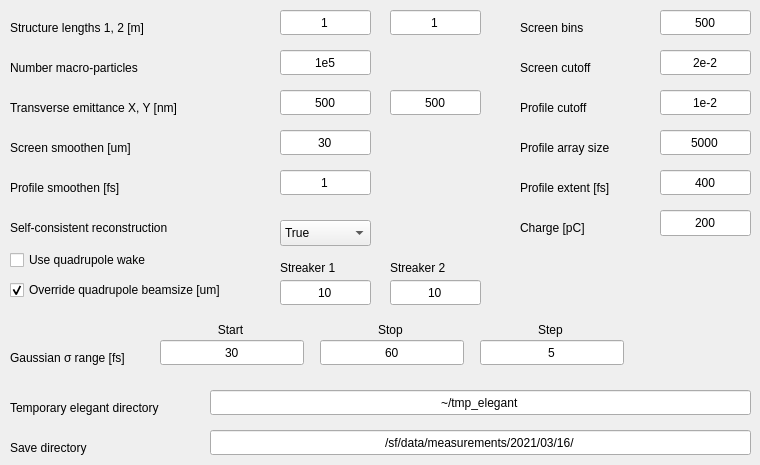
    <widget class="QWidget" name="tab_2">
     <attribute name="title">
      <string>Settings</string>
     </attribute>
     <widget class="QLabel" name="label_9">
      <property name="geometry">
       <rect>
        <x>10</x>
        <y>100</y>
        <width>211</width>
        <height>16</height>
       </rect>
      </property>
      <property name="text">
       <string>Transverse emittance X, Y [nm]</string>
      </property>
     </widget>
     <widget class="QLineEdit" name="StructLength1">
      <property name="geometry">
       <rect>
        <x>280</x>
        <y>10</y>
        <width>91</width>
        <height>25</height>
       </rect>
      </property>
      <property name="text">
       <string>1</string>
      </property>
      <property name="alignment">
       <set>Qt::AlignCenter</set>
      </property>
     </widget>
     <widget class="QLineEdit" name="TransEmittanceX">
      <property name="geometry">
       <rect>
        <x>280</x>
        <y>90</y>
        <width>91</width>
        <height>25</height>
       </rect>
      </property>
      <property name="text">
       <string>500</string>
      </property>
      <property name="alignment">
       <set>Qt::AlignCenter</set>
      </property>
     </widget>
     <widget class="QLineEdit" name="TransEmittanceY">
      <property name="geometry">
       <rect>
        <x>390</x>
        <y>90</y>
        <width>91</width>
        <height>25</height>
       </rect>
      </property>
      <property name="text">
       <string>500</string>
      </property>
      <property name="alignment">
       <set>Qt::AlignCenter</set>
      </property>
     </widget>
     <widget class="QLineEdit" name="StructLength2">
      <property name="geometry">
       <rect>
        <x>390</x>
        <y>10</y>
        <width>91</width>
        <height>25</height>
       </rect>
      </property>
      <property name="text">
       <string>1</string>
      </property>
      <property name="alignment">
       <set>Qt::AlignCenter</set>
      </property>
     </widget>
     <widget class="QLineEdit" name="N_Particles">
      <property name="geometry">
       <rect>
        <x>280</x>
        <y>50</y>
        <width>91</width>
        <height>25</height>
       </rect>
      </property>
      <property name="text">
       <string>1e5</string>
      </property>
      <property name="alignment">
       <set>Qt::AlignCenter</set>
      </property>
     </widget>
     <widget class="QLineEdit" name="ScreenBins">
      <property name="geometry">
       <rect>
        <x>660</x>
        <y>10</y>
        <width>91</width>
        <height>25</height>
       </rect>
      </property>
      <property name="text">
       <string>500</string>
      </property>
      <property name="alignment">
       <set>Qt::AlignCenter</set>
      </property>
     </widget>
     <widget class="QLabel" name="label_7">
      <property name="geometry">
       <rect>
        <x>10</x>
        <y>20</y>
        <width>201</width>
        <height>16</height>
       </rect>
      </property>
      <property name="text">
       <string notr="true">Structure lengths 1, 2 [m]</string>
      </property>
     </widget>
     <widget class="QLabel" name="label_11">
      <property name="geometry">
       <rect>
        <x>520</x>
        <y>60</y>
        <width>161</width>
        <height>16</height>
       </rect>
      </property>
      <property name="text">
       <string>Screen cutoff</string>
      </property>
     </widget>
     <widget class="QLabel" name="label_12">
      <property name="geometry">
       <rect>
        <x>10</x>
        <y>140</y>
        <width>161</width>
        <height>16</height>
       </rect>
      </property>
      <property name="text">
       <string>Screen smoothen [um]</string>
      </property>
     </widget>
     <widget class="QLabel" name="label_8">
      <property name="geometry">
       <rect>
        <x>10</x>
        <y>60</y>
        <width>161</width>
        <height>16</height>
       </rect>
      </property>
      <property name="text">
       <string>Number macro-particles</string>
      </property>
     </widget>
     <widget class="QLabel" name="label_10">
      <property name="geometry">
       <rect>
        <x>520</x>
        <y>20</y>
        <width>161</width>
        <height>16</height>
       </rect>
      </property>
      <property name="text">
       <string>Screen bins</string>
      </property>
     </widget>
     <widget class="QLabel" name="label_13">
      <property name="geometry">
       <rect>
        <x>520</x>
        <y>100</y>
        <width>161</width>
        <height>16</height>
       </rect>
      </property>
      <property name="text">
       <string>Profile cutoff</string>
      </property>
     </widget>
     <widget class="QLabel" name="label_14">
      <property name="geometry">
       <rect>
        <x>520</x>
        <y>140</y>
        <width>161</width>
        <height>16</height>
       </rect>
      </property>
      <property name="text">
       <string>Profile array size</string>
      </property>
     </widget>
     <widget class="QLineEdit" name="ScreenLength">
      <property name="geometry">
       <rect>
        <x>660</x>
        <y>130</y>
        <width>91</width>
        <height>25</height>
       </rect>
      </property>
      <property name="text">
       <string>5000</string>
      </property>
      <property name="alignment">
       <set>Qt::AlignCenter</set>
      </property>
     </widget>
     <widget class="QLineEdit" name="ProfileCutoff">
      <property name="geometry">
       <rect>
        <x>660</x>
        <y>90</y>
        <width>91</width>
        <height>25</height>
       </rect>
      </property>
      <property name="text">
       <string>1e-2</string>
      </property>
      <property name="alignment">
       <set>Qt::AlignCenter</set>
      </property>
     </widget>
     <widget class="QLineEdit" name="ScreenSmoothen">
      <property name="geometry">
       <rect>
        <x>280</x>
        <y>130</y>
        <width>91</width>
        <height>25</height>
       </rect>
      </property>
      <property name="text">
       <string>30</string>
      </property>
      <property name="alignment">
       <set>Qt::AlignCenter</set>
      </property>
     </widget>
     <widget class="QLineEdit" name="ScreenCutoff">
      <property name="geometry">
       <rect>
        <x>660</x>
        <y>50</y>
        <width>91</width>
        <height>25</height>
       </rect>
      </property>
      <property name="text">
       <string>2e-2</string>
      </property>
      <property name="alignment">
       <set>Qt::AlignCenter</set>
      </property>
     </widget>
     <widget class="QCheckBox" name="UseQuadCheck">
      <property name="geometry">
       <rect>
        <x>10</x>
        <y>250</y>
        <width>201</width>
        <height>20</height>
       </rect>
      </property>
      <property name="text">
       <string>Use quadrupole wake</string>
      </property>
      <property name="checked">
       <bool>false</bool>
      </property>
     </widget>
     <widget class="QLineEdit" name="QuadBeamsize1">
      <property name="geometry">
       <rect>
        <x>280</x>
        <y>280</y>
        <width>91</width>
        <height>25</height>
       </rect>
      </property>
      <property name="text">
       <string>10</string>
      </property>
      <property name="alignment">
       <set>Qt::AlignCenter</set>
      </property>
     </widget>
     <widget class="QLineEdit" name="QuadBeamsize2">
      <property name="geometry">
       <rect>
        <x>390</x>
        <y>280</y>
        <width>91</width>
        <height>25</height>
       </rect>
      </property>
      <property name="text">
       <string>10</string>
      </property>
      <property name="alignment">
       <set>Qt::AlignCenter</set>
      </property>
     </widget>
     <widget class="QCheckBox" name="OverrideQuadCheck">
      <property name="geometry">
       <rect>
        <x>10</x>
        <y>280</y>
        <width>271</width>
        <height>20</height>
       </rect>
      </property>
      <property name="text">
       <string>Override quadrupole beamsize [um]</string>
      </property>
      <property name="checked">
       <bool>true</bool>
      </property>
     </widget>
     <widget class="QLabel" name="label_15">
      <property name="geometry">
       <rect>
        <x>280</x>
        <y>260</y>
        <width>91</width>
        <height>16</height>
       </rect>
      </property>
      <property name="text">
       <string>Streaker 1</string>
      </property>
     </widget>
     <widget class="QLabel" name="label_16">
      <property name="geometry">
       <rect>
        <x>390</x>
        <y>260</y>
        <width>91</width>
        <height>16</height>
       </rect>
      </property>
      <property name="text">
       <string>Streaker 2</string>
      </property>
     </widget>
     <widget class="QLabel" name="label_17">
      <property name="geometry">
       <rect>
        <x>10</x>
        <y>180</y>
        <width>161</width>
        <height>16</height>
       </rect>
      </property>
      <property name="text">
       <string>Profile smoothen [fs]</string>
      </property>
     </widget>
     <widget class="QLineEdit" name="ProfileSmoothen">
      <property name="geometry">
       <rect>
        <x>280</x>
        <y>170</y>
        <width>91</width>
        <height>25</height>
       </rect>
      </property>
      <property name="text">
       <string>1</string>
      </property>
      <property name="alignment">
       <set>Qt::AlignCenter</set>
      </property>
     </widget>
     <widget class="QLabel" name="label_31">
      <property name="geometry">
       <rect>
        <x>10</x>
        <y>350</y>
        <width>161</width>
        <height>16</height>
       </rect>
      </property>
      <property name="text">
       <string>Gaussian σ range [fs]</string>
      </property>
     </widget>
     <widget class="QLineEdit" name="SigTfsStart">
      <property name="geometry">
       <rect>
        <x>160</x>
        <y>340</y>
        <width>144</width>
        <height>25</height>
       </rect>
      </property>
      <property name="text">
       <string>30</string>
      </property>
      <property name="alignment">
       <set>Qt::AlignCenter</set>
      </property>
     </widget>
     <widget class="QLabel" name="label_33">
      <property name="geometry">
       <rect>
        <x>160</x>
        <y>320</y>
        <width>141</width>
        <height>20</height>
       </rect>
      </property>
      <property name="text">
       <string>Start</string>
      </property>
      <property name="alignment">
       <set>Qt::AlignCenter</set>
      </property>
     </widget>
     <widget class="QLineEdit" name="SigTfsStop">
      <property name="geometry">
       <rect>
        <x>320</x>
        <y>340</y>
        <width>144</width>
        <height>25</height>
       </rect>
      </property>
      <property name="text">
       <string>60</string>
      </property>
      <property name="alignment">
       <set>Qt::AlignCenter</set>
      </property>
     </widget>
     <widget class="QLabel" name="label_34">
      <property name="geometry">
       <rect>
        <x>320</x>
        <y>320</y>
        <width>141</width>
        <height>20</height>
       </rect>
      </property>
      <property name="text">
       <string>Stop</string>
      </property>
      <property name="alignment">
       <set>Qt::AlignCenter</set>
      </property>
     </widget>
     <widget class="QLineEdit" name="SigTfsStep">
      <property name="geometry">
       <rect>
        <x>480</x>
        <y>340</y>
        <width>144</width>
        <height>25</height>
       </rect>
      </property>
      <property name="text">
       <string>5</string>
      </property>
      <property name="alignment">
       <set>Qt::AlignCenter</set>
      </property>
     </widget>
     <widget class="QLabel" name="label_35">
      <property name="geometry">
       <rect>
        <x>480</x>
        <y>320</y>
        <width>141</width>
        <height>20</height>
       </rect>
      </property>
      <property name="text">
       <string>Step</string>
      </property>
      <property name="alignment">
       <set>Qt::AlignCenter</set>
      </property>
     </widget>
     <widget class="QLabel" name="label_36">
      <property name="geometry">
       <rect>
        <x>520</x>
        <y>180</y>
        <width>121</width>
        <height>16</height>
       </rect>
      </property>
      <property name="text">
       <string>Profile extent [fs]</string>
      </property>
     </widget>
     <widget class="QLineEdit" name="ProfileExtent">
      <property name="geometry">
       <rect>
        <x>660</x>
        <y>170</y>
        <width>91</width>
        <height>25</height>
       </rect>
      </property>
      <property name="text">
       <string>400</string>
      </property>
      <property name="alignment">
       <set>Qt::AlignCenter</set>
      </property>
     </widget>
     <widget class="QComboBox" name="SelfConsistentSelect">
      <property name="geometry">
       <rect>
        <x>280</x>
        <y>220</y>
        <width>91</width>
        <height>26</height>
       </rect>
      </property>
      <property name="currentIndex">
       <number>0</number>
      </property>
      <item>
       <property name="text">
        <string>True</string>
       </property>
      </item>
      <item>
       <property name="text">
        <string>False</string>
       </property>
      </item>
     </widget>
     <widget class="QLabel" name="label_38">
      <property name="geometry">
       <rect>
        <x>10</x>
        <y>220</y>
        <width>211</width>
        <height>16</height>
       </rect>
      </property>
      <property name="text">
       <string>Self-consistent reconstruction</string>
      </property>
      <property name="alignment">
       <set>Qt::AlignLeading|Qt::AlignLeft|Qt::AlignVCenter</set>
      </property>
     </widget>
     <widget class="QLabel" name="label_39">
      <property name="geometry">
       <rect>
        <x>10</x>
        <y>400</y>
        <width>201</width>
        <height>16</height>
       </rect>
      </property>
      <property name="text">
       <string>Temporary elegant directory</string>
      </property>
     </widget>
     <widget class="QLineEdit" name="TmpDir">
      <property name="geometry">
       <rect>
        <x>210</x>
        <y>390</y>
        <width>541</width>
        <height>25</height>
       </rect>
      </property>
      <property name="text">
       <string>~/tmp_elegant</string>
      </property>
      <property name="alignment">
       <set>Qt::AlignCenter</set>
      </property>
     </widget>
     <widget class="QLabel" name="label_41">
      <property name="geometry">
       <rect>
        <x>10</x>
        <y>440</y>
        <width>201</width>
        <height>16</height>
       </rect>
      </property>
      <property name="text">
       <string>Save directory</string>
      </property>
     </widget>
     <widget class="QLineEdit" name="SaveDir">
      <property name="geometry">
       <rect>
        <x>210</x>
        <y>430</y>
        <width>541</width>
        <height>25</height>
       </rect>
      </property>
      <property name="text">
       <string>/sf/data/measurements/2021/03/16/</string>
      </property>
      <property name="alignment">
       <set>Qt::AlignCenter</set>
      </property>
     </widget>
     <widget class="QLineEdit" name="Charge">
      <property name="geometry">
       <rect>
        <x>660</x>
        <y>210</y>
        <width>91</width>
        <height>26</height>
       </rect>
      </property>
      <property name="text">
       <string>200</string>
      </property>
      <property name="alignment">
       <set>Qt::AlignCenter</set>
      </property>
     </widget>
     <widget class="QLabel" name="label_37">
      <property name="geometry">
       <rect>
        <x>520</x>
        <y>220</y>
        <width>121</width>
        <height>16</height>
       </rect>
      </property>
      <property name="text">
       <string>Charge [pC]</string>
      </property>
      <property name="alignment">
       <set>Qt::AlignLeading|Qt::AlignLeft|Qt::AlignVCenter</set>
      </property>
     </widget>
    </widget>
